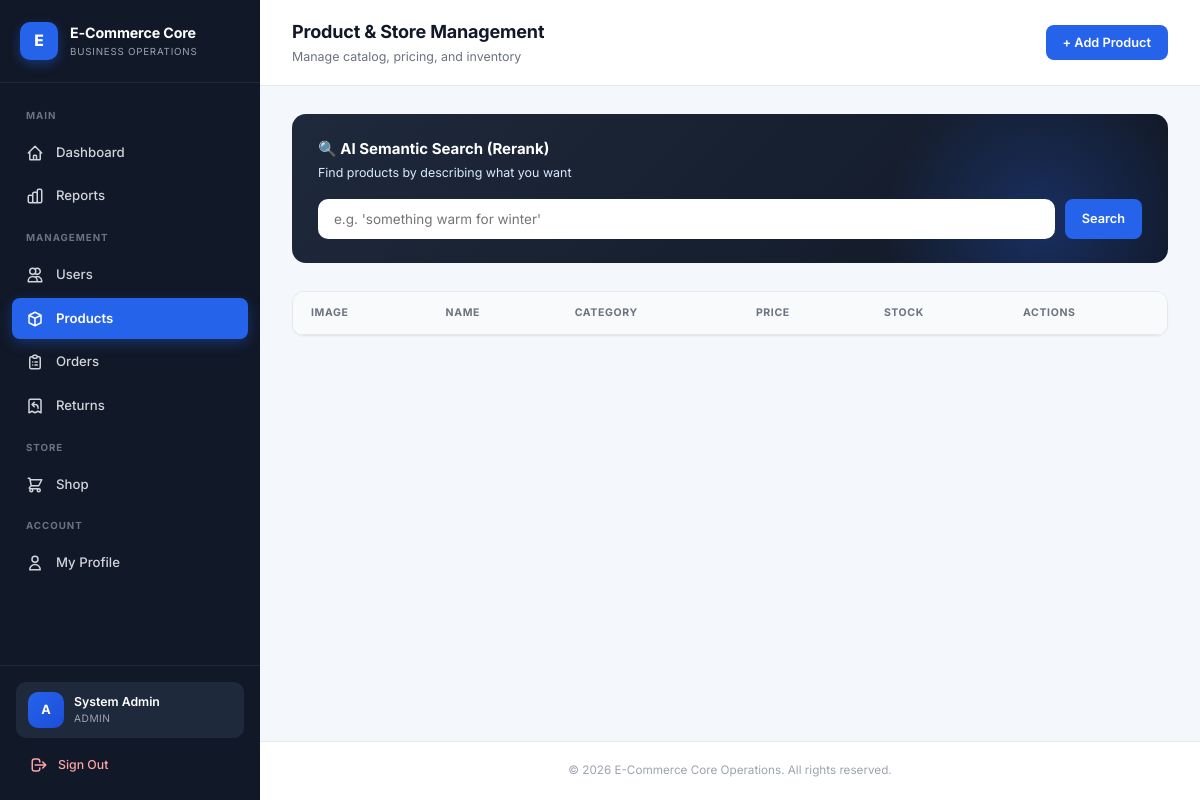
/modules/products.php (signed in), run on an earlier commit of the app's database.
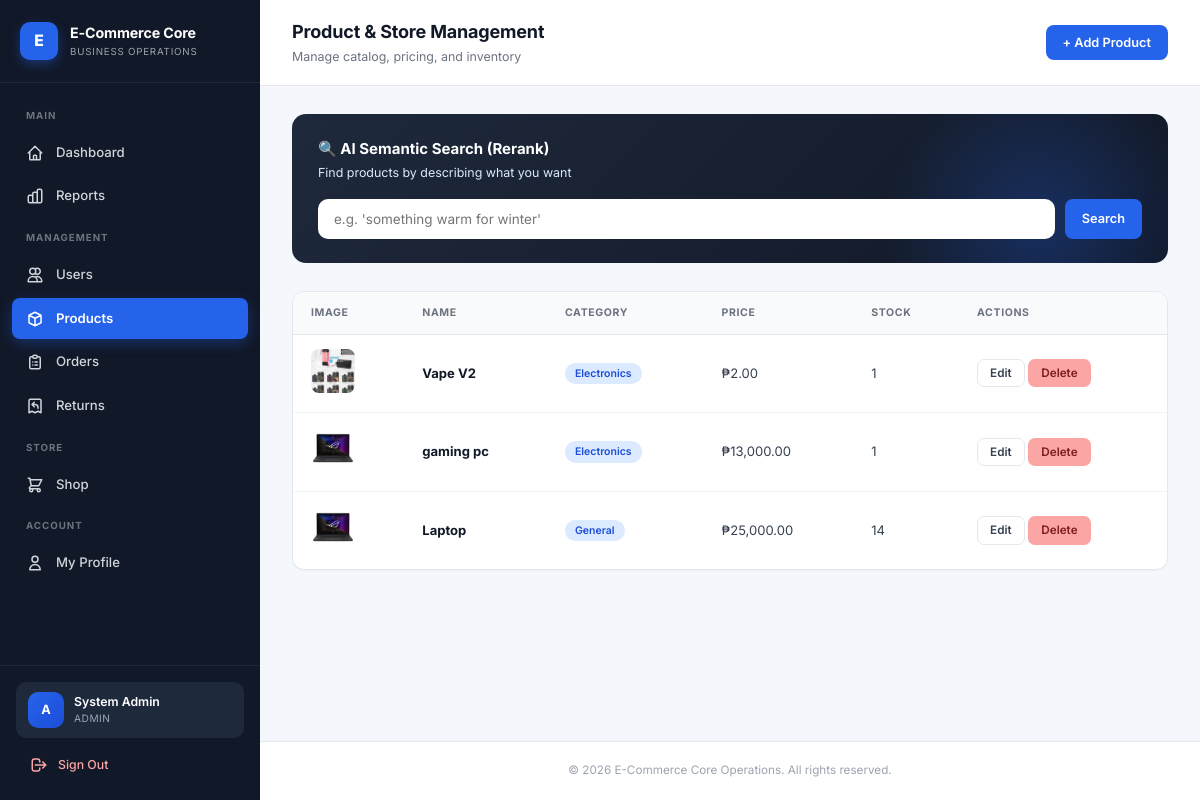
And on a later commit of the database.
### tables this page shows
CREATE TABLE `products` (
  `id` int(11) NOT NULL,
  `name` varchar(150) NOT NULL,
  `description` text DEFAULT NULL,
  `price` decimal(10,2) NOT NULL,
  `category` varchar(50) DEFAULT NULL,
  `stock` int(11) DEFAULT 0,
  `image_url` varchar(255) DEFAULT NULL,
  `created_at` timestamp NOT NULL DEFAULT current_timestamp()
);

### includes/auth.php (called while the page is built, shortened)
<?php
if (!function_exists('baseUrl')) {
    function baseUrl($path = '') {
        $dir = str_replace('\\', '/', dirname($_SERVER['SCRIPT_NAME']));
        $dir = rtrim($dir, '/');
        $dir = preg_replace('#/(modules|api|ai|auth|admin)$#', '', $dir);
        if ($dir === '' || $dir === '.') $dir = '';
        $dir = rtrim($dir, '/') . '/';
        return $dir . ltrim($path, '/');
    }
}
if (!function_exists('e')) {
    function e($s) {
        return htmlspecialchars($s ?? '', ENT_QUOTES, 'UTF-8');
    }
}

### modules/products.php (the view, shortened to what this page needs)
<?php
require_once __DIR__ . '/../includes/auth.php';
require_once __DIR__ . '/../config/db.php';
$products = $pdo->query("SELECT * FROM products ORDER BY id DESC")->fetchAll();
require_once __DIR__ . '/../includes/header.php';
?>
<div class="app-layout">
    <?php require __DIR__ . '/../includes/sidebar.php'; ?>
    <div class="main-wrapper">
        <header class="topbar">
            <div class="topbar-left">
                <div>
                    <h2>Product & Store Management</h2>
                    <p>Manage catalog, pricing, and inventory</p>
                </div>
            </div>
            <button onclick="openCreate()" class="btn btn-primary">+ Add Product</button>
        </header>
        <div class="page-body">
            <div class="ai-banner">
                <h3>🔍 AI Semantic Search (Rerank)</h3>
                <p>Find products by describing what you want</p>
                <form method="GET" class="ai-form">
                    <input type="text" name="ai_search" value="<?= e($_GET['ai_search'] ?? '') ?>" placeholder="e.g. 'something warm for winter'">
                    <button type="submit" class="btn btn-primary">Search</button>
                </form>
            </div>
            <div class="card">
                <div class="table-wrapper">
                    <table>
                        <thead>
                            <tr><th>Image</th><th>Name</th><th>Category</th><th>Price</th><th>Stock</th><th>Actions</th></tr>
                        </thead>
                        <tbody>
                            <?php foreach ($products as $p): ?>
                            <tr>
                                <td>
                                    <?php if ($p['image_url']): ?>
                                        <img src="<?= baseUrl($p['image_url']) ?>" style="width:44px;height:44px;border-radius:8px;object-fit:cover;">
                                    <?php else: ?>
                                        <div style="width:44px;height:44px;border-radius:8px;background:#eff6ff;color:#2563eb;display:flex;align-items:center;justify-content:center;font-weight:800;"><?= strtoupper(substr($p['name'],0,1)) ?></div>
                                    <?php endif; ?>
                                </td>
                                <td><strong style="color:#111827;"><?= e($p['name']) ?></strong></td>
                                <td><span class="badge badge-blue"><?= e($p['category']) ?></span></td>
                                <td>₱<?= number_format($p['price'], 2) ?></td>
                                <td><?= (int)$p['stock'] ?></td>
                                <td>
                                    <button onclick='editProduct(<?= json_encode($p, JSON_HEX_APOS | JSON_HEX_QUOT) ?>)' class="btn btn-secondary btn-sm">Edit</button>
                                    <form method="POST" style="display:inline;" onsubmit="return confirm('Delete this product?')">
                                        <button type="submit" class="btn btn-danger btn-sm">Delete</button>
                                    </form>
                                </td>
                            </tr>
                            <?php endforeach; ?>
                        </tbody>
                    </table>
                </div>
            </div>
        </div>
        <?php require __DIR__ . '/../includes/footer.php'; ?>

What changed in the data, as far as the page shows it:
added products: image_url (picture), name "Vape V2", category "Electronics", price "2.00", stock "1"
added products: image_url (picture), name "gaming pc", category "Electronics", price "13,000.00", stock "1"
added products: image_url (picture), name "Laptop", category "General", price "25,000.00", stock "14"
